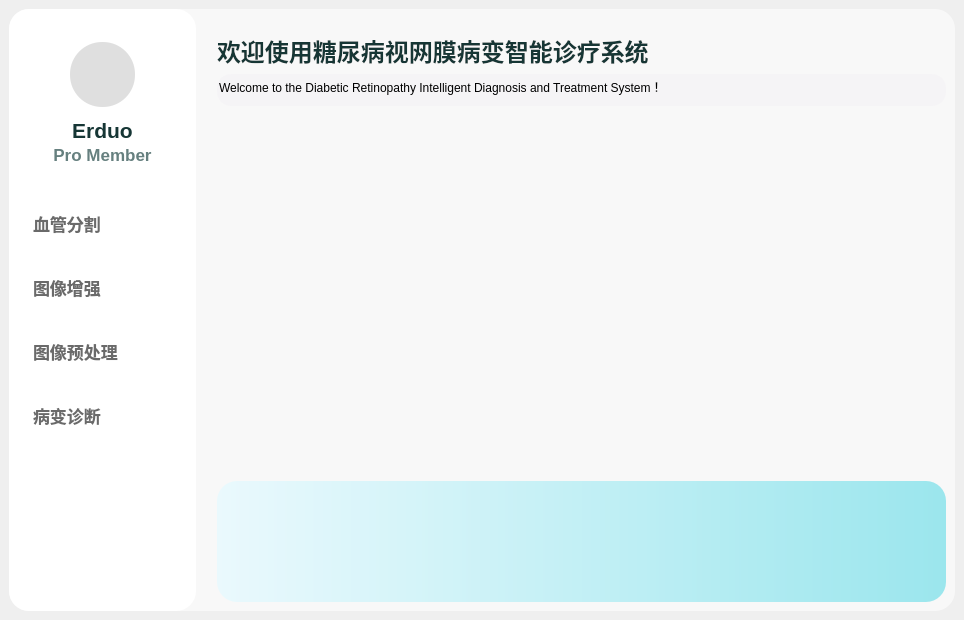
<?xml version="1.0" encoding="UTF-8"?>
<ui version="4.0">
 <class>MainWindow</class>
 <widget class="QMainWindow" name="MainWindow">
  <property name="geometry">
   <rect>
    <x>0</x>
    <y>0</y>
    <width>964</width>
    <height>620</height>
   </rect>
  </property>
  <property name="windowTitle">
   <string>MainWindow</string>
  </property>
  <property name="styleSheet">
   <string notr="true">QScrollBar:horizontal{
    height:8px;
    background:rgba(0,0,0,0%);
border-radius:4px;

}
QScrollBar::handle:horizontal{
    background:rgba(125,125,125,50%);
border-radius:4px;
}
QScrollBar::handle:horizontal:hover{
    background:rgba(125,125,125,100%);
    min-width:0;
}
QScrollBar::add-line:horizontal{
    height:0px;width:0px;

}
QScrollBar::sub-line:horizontal{
    height:0px;width:0px;

}
QScrollBar::add-line:horizontal:hover{
    height:0px;width:0px;

}
QScrollBar::sub-line:horizontal:hover{
    height:0px;width:0px;

}
QScrollBar::add-page:horizontal,QScrollBar::sub-page:horizontal
{
    background:rgba(0,0,0,10%);
    border-radius:4px;
}

QScrollBar:vertical{
    width:8px;
    background:rgba(0,0,0,0%);

}
QScrollBar::handle:vertical{
    width:0px;
    background:rgba(125,125,125,50%);
    border-radius:4px;
}
QScrollBar::handle:vertical:hover{
    width:0px;
    background:rgba(125,125,125,100%);
    border-radius:4px;
    min-width:20;
}
QScrollBar::add-line:vertical{
    height:0px;width:0px;

}
QScrollBar::sub-line:vertical{
    height:0px;width:0px;

}
QScrollBar::add-line:vertical:hover{
    height:0px;width:0px;

}
QScrollBar::sub-line:vertical:hover{
    height:0px;width:0px;

}
QScrollBar::add-page:vertical,QScrollBar::sub-page:vertical
{
    background:rgba(0,0,0,10%);
    border-radius:4px;
}
</string>
  </property>
  <widget class="QWidget" name="centralwidget">
   <layout class="QHBoxLayout" name="horizontalLayout_8">
    <item>
     <widget class="QFrame" name="frame">
      <property name="styleSheet">
       <string notr="true">QFrame#frame{
	background-color: rgba(255, 255, 255, 150);
	border-radius:20px;
}</string>
      </property>
      <property name="frameShape">
       <enum>QFrame::StyledPanel</enum>
      </property>
      <property name="frameShadow">
       <enum>QFrame::Raised</enum>
      </property>
      <layout class="QHBoxLayout" name="horizontalLayout_7" stretch="1,4">
       <property name="spacing">
        <number>12</number>
       </property>
       <property name="leftMargin">
        <number>0</number>
       </property>
       <property name="topMargin">
        <number>0</number>
       </property>
       <property name="rightMargin">
        <number>0</number>
       </property>
       <property name="bottomMargin">
        <number>0</number>
       </property>
       <item>
        <widget class="QFrame" name="frame_2">
         <property name="styleSheet">
          <string notr="true">QFrame#frame_2{
	background-color: rgba(255, 255, 255, 255);
	border-radius:20px;
}</string>
         </property>
         <property name="frameShape">
          <enum>QFrame::StyledPanel</enum>
         </property>
         <property name="frameShadow">
          <enum>QFrame::Raised</enum>
         </property>
         <layout class="QVBoxLayout" name="verticalLayout_2" stretch="0,0,0,0">
          <property name="spacing">
           <number>2</number>
          </property>
          <property name="bottomMargin">
           <number>36</number>
          </property>
          <item>
           <widget class="QFrame" name="frame_5">
            <property name="styleSheet">
             <string notr="true">border:none</string>
            </property>
            <property name="frameShape">
             <enum>QFrame::StyledPanel</enum>
            </property>
            <property name="frameShadow">
             <enum>QFrame::Raised</enum>
            </property>
            <layout class="QHBoxLayout" name="horizontalLayout_6">
             <property name="topMargin">
              <number>24</number>
             </property>
             <item>
              <widget class="QWidget" name="widget_6" native="true">
               <property name="minimumSize">
                <size>
                 <width>65</width>
                 <height>65</height>
                </size>
               </property>
               <property name="maximumSize">
                <size>
                 <width>65</width>
                 <height>65</height>
                </size>
               </property>
               <property name="styleSheet">
                <string notr="true">image: url(:/svg/Morikawa/01_Data/img/image/image.png);
border-radius:32px;
background-color: rgb(223, 223, 223);</string>
               </property>
              </widget>
             </item>
            </layout>
           </widget>
          </item>
          <item>
           <widget class="QLabel" name="label">
            <property name="font">
             <font>
              <pointsize>16</pointsize>
              <weight>75</weight>
              <bold>true</bold>
             </font>
            </property>
            <property name="styleSheet">
             <string notr="true">color: rgb(22, 54, 53)</string>
            </property>
            <property name="text">
             <string>Erduo</string>
            </property>
            <property name="alignment">
             <set>Qt::AlignCenter</set>
            </property>
           </widget>
          </item>
          <item>
           <widget class="QLabel" name="label_2">
            <property name="font">
             <font>
              <pointsize>13</pointsize>
              <weight>75</weight>
              <bold>true</bold>
             </font>
            </property>
            <property name="styleSheet">
             <string notr="true">color: rgb(102, 128, 127);</string>
            </property>
            <property name="text">
             <string>Pro Member</string>
            </property>
            <property name="alignment">
             <set>Qt::AlignCenter</set>
            </property>
           </widget>
          </item>
          <item>
           <widget class="QListWidget" name="listWidget">
            <property name="font">
             <font>
              <pointsize>13</pointsize>
              <weight>75</weight>
              <bold>true</bold>
             </font>
            </property>
            <property name="styleSheet">
             <string notr="true">QListView {
	padding-top:24px;
	border-radius: 20px;
	color: rgb(106, 106, 106);
}
QListView::item{
background-color: transparent;
height:40px;
padding-left:12px;
padding:12px;
}
QListView::item:hover {
	background-color: rgba(216, 216, 216, 50);

}
QListView::item:selected {
	/*background-color: transparent;*/
	background-color: rgba(90, 216, 212,50);
	color: rgb(40, 92, 90);
border-left: 2px solid rgb(90, 216, 212)


}
</string>
            </property>
            <property name="iconSize">
             <size>
              <width>24</width>
              <height>24</height>
             </size>
            </property>
            <item>
             <property name="text">
              <string>血管分割</string>
             </property>
             <property name="icon">
              <iconset resource="E:/关斯元大创材料1/dccl/暂存/PyQt5/可视化界面/Copying_1006/resources.qrc">
               <normaloff>:/buttom/img/buttom/未读消息_message-unread.svg</normaloff>:/buttom/img/buttom/未读消息_message-unread.svg</iconset>
             </property>
            </item>
            <item>
             <property name="text">
              <string>图像增强</string>
             </property>
             <property name="icon">
              <iconset resource="E:/关斯元大创材料1/dccl/暂存/PyQt5/可视化界面/Copying_1006/resources.qrc">
               <normaloff>:/buttom/img/buttom/任天堂游戏_switch-nintendo.svg</normaloff>:/buttom/img/buttom/任天堂游戏_switch-nintendo.svg</iconset>
             </property>
            </item>
            <item>
             <property name="text">
              <string>图像预处理</string>
             </property>
             <property name="icon">
              <iconset resource="E:/关斯元大创材料1/dccl/暂存/PyQt5/可视化界面/Copying_1006/resources.qrc">
               <normaloff>:/buttom/img/buttom/仪表盘_dashboard-one.svg</normaloff>:/buttom/img/buttom/仪表盘_dashboard-one.svg</iconset>
             </property>
            </item>
            <item>
             <property name="text">
              <string>病变诊断</string>
             </property>
             <property name="icon">
              <iconset resource="E:/关斯元大创材料1/dccl/暂存/PyQt5/可视化界面/Copying_1006/resources.qrc">
               <normaloff>:/buttom/img/buttom/中指_middle-finger.svg</normaloff>:/buttom/img/buttom/中指_middle-finger.svg</iconset>
             </property>
            </item>
           </widget>
          </item>
         </layout>
        </widget>
       </item>
       <item>
        <layout class="QVBoxLayout" name="verticalLayout_6" stretch="0,1">
         <property name="spacing">
          <number>12</number>
         </property>
         <item>
          <widget class="QFrame" name="frame_3">
           <property name="styleSheet">
            <string notr="true">.QFrame{
	background-color: rgba(255, 255, 255, 0);
	border-radius:20px;
}</string>
           </property>
           <property name="frameShape">
            <enum>QFrame::StyledPanel</enum>
           </property>
           <property name="frameShadow">
            <enum>QFrame::Raised</enum>
           </property>
           <layout class="QVBoxLayout" name="verticalLayout_3">
            <property name="topMargin">
             <number>24</number>
            </property>
            <item>
             <widget class="QLabel" name="label_6">
              <property name="font">
               <font>
                <pointsize>18</pointsize>
                <weight>75</weight>
                <bold>true</bold>
               </font>
              </property>
              <property name="styleSheet">
               <string notr="true">color: rgb(22, 54, 53)</string>
              </property>
              <property name="text">
               <string>欢迎使用糖尿病视网膜病变智能诊疗系统</string>
              </property>
             </widget>
            </item>
            <item>
             <layout class="QHBoxLayout" name="horizontalLayout_2">
              <item>
               <widget class="QLineEdit" name="lineEdit">
                <property name="minimumSize">
                 <size>
                  <width>0</width>
                  <height>32</height>
                 </size>
                </property>
                <property name="styleSheet">
                 <string notr="true">QLineEdit{
	background-color: rgba(245, 244, 246,200);
border:0px solid red;
border-radius:14px;
}</string>
                </property>
                <property name="text">
                 <string>Welcome to the Diabetic Retinopathy Intelligent Diagnosis and Treatment System！</string>
                </property>
               </widget>
              </item>
             </layout>
            </item>
           </layout>
          </widget>
         </item>
         <item>
          <widget class="QFrame" name="frame_4">
           <property name="styleSheet">
            <string notr="true">.QFrame{
	background-color: rgba(255, 255, 255, 0);
	border-radius:20px;
}</string>
           </property>
           <property name="frameShape">
            <enum>QFrame::StyledPanel</enum>
           </property>
           <property name="frameShadow">
            <enum>QFrame::Raised</enum>
           </property>
           <layout class="QVBoxLayout" name="verticalLayout">
            <item>
             <widget class="QFrame" name="frame_6">
              <property name="frameShape">
               <enum>QFrame::StyledPanel</enum>
              </property>
              <property name="frameShadow">
               <enum>QFrame::Raised</enum>
              </property>
             </widget>
            </item>
            <item>
             <widget class="QWidget" name="widget_11" native="true">
              <property name="minimumSize">
               <size>
                <width>554</width>
                <height>121</height>
               </size>
              </property>
              <property name="maximumSize">
               <size>
                <width>16777215</width>
                <height>121</height>
               </size>
              </property>
              <property name="styleSheet">
               <string notr="true">.QWidget{
	background-color: qlineargradient(x1:0, y0:0, x2:1, y2:0,stop:0 rgb(234, 249, 253), stop:1 rgb(155, 230, 237));
	border-radius:20px;
	color: rgb(255, 255, 255);
}

</string>
              </property>
             </widget>
            </item>
           </layout>
          </widget>
         </item>
        </layout>
       </item>
      </layout>
     </widget>
    </item>
   </layout>
  </widget>
 </widget>
 <resources>
  <include location="E:/关斯元大创材料1/dccl/暂存/PyQt5/可视化界面/Copying_1006/resources.qrc"/>
 </resources>
 <connections/>
</ui>
